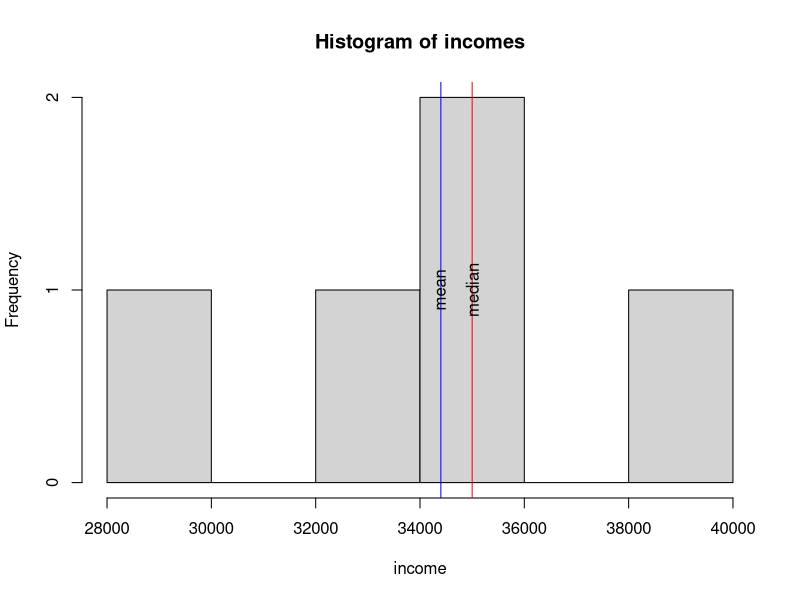
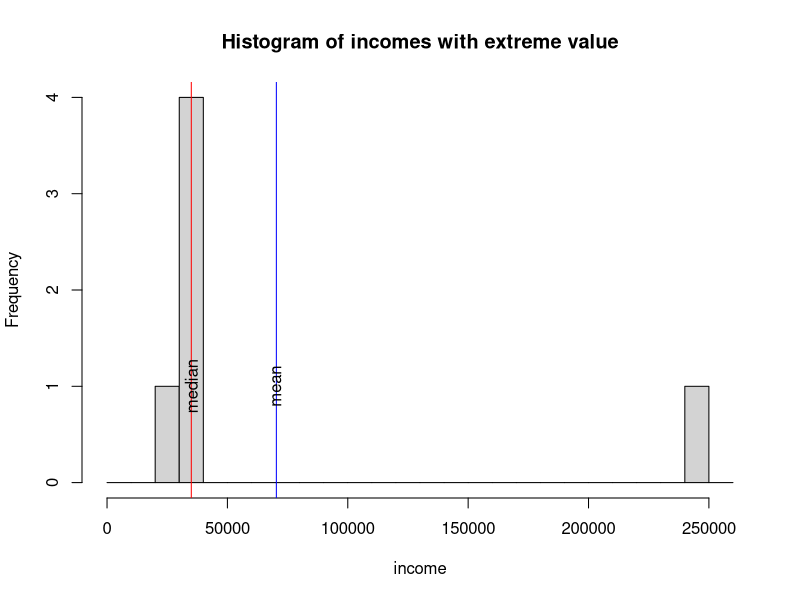
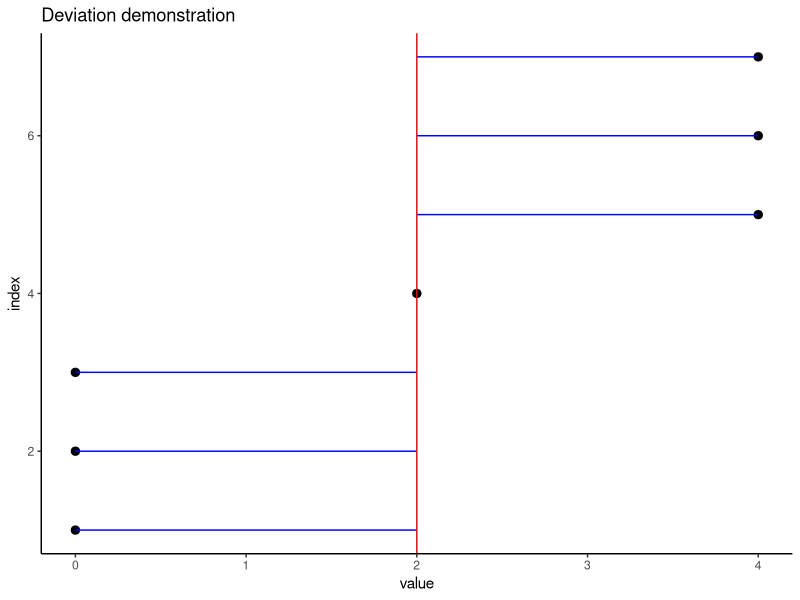

Source code (R) for these figures, in order:
####################################################################
## Numerical summaries of data
####################################################################

library(ggplot2)

###########################
## calculate the mean in R
###########################
x <- c(5,10,11,1)
mean(x)

#####################################################
## calculate the mean when there are missing values
## Note that many functions have an na.rm argument
#####################################################
x <- c(5,10,11,1, NA)
mean(x)  ## this will return NA
mean(x, na.rm=TRUE)

# compare mean and median
income <- c(29000, 35000, 35000, 40000, 33000)
mean(income)
median(income)

#######################################################
# plots a histogram of x with vertical lines for
# the mean and median (Note: you should understand
# how we use this function, but you do not need to 
# understand the underlying code)
#######################################################
plot.hist <- function(x, breaks = "Sturges", ...) {
  hist(x, breaks = breaks, ...)
  abline(v = mean(x), col = "blue")
  abline(v = median(x), col = "red")
  text(mean(x), 1, "mean", srt = 90)
  text(median(x), 1, "median", srt = 90)  
}

plot.hist(income, xlab = "income", main = "Histogram of incomes")

####################################################################
## What happens to the mean and median when income contains a very 
## large (or small) observation, such as 250000?
## Is the mean or median more resistant to this large observation?
####################################################################
income.with.extreme.value <- c(income, 250000)
plot.hist(income.with.extreme.value, 
          breaks <- seq(0,260000,10000),
          xlab = "income", main = "Histogram of incomes with extreme value")

#########################################################
# The standard deviation is a measure of variability, or
# how spread out the data is relative to the mean. The
# code below provides a grpahical emonstration of 
# how the standard deviation is calculated
#########################################################

# plot deviations to illustrate standard deviation (you do not
# need to understand the underlying code for this function)
plot.deviations <- function(x) {

  df <- data.frame(value = x, index = 1:length(x)) 
  
  ggplot(df) + geom_point(aes(x = value, y = index), size = 2.5) + 
    geom_segment(aes(x = value, y = index, 
                     xend = mean(x), yend = index), 
                 col = 'blue') + 
    geom_vline(xintercept = mean(x),col = 'red') +
    theme_classic() + ggtitle('Deviation demonstration')
  
}

################################################
## recreate example from slide 12 of the notes
################################################
x <- c(0,0,0,2,4,4,4)

# the blue lines are the deviations from the mean (red line)
plot.deviations(x)

##################################################
# manual method for calculating variance and 
# standard deviation
##################################################
dev <- x - mean(x)
sd.table = data.frame(x = x, dev = dev, "squared deviation" = dev**2)
sd.table
n = nrow(sd.table)

sum.squared.dev <- sum(sd.table$squared.deviation)
x.var.manual <- (sum.squared.dev) / (n-1)
x.sd.manual <- sqrt(x.var.manual)

##################################################
# easy way to calculate variance and standard 
# deviation in R
##################################################
x.var <- var(x)
x.sd <- sd(x)  

